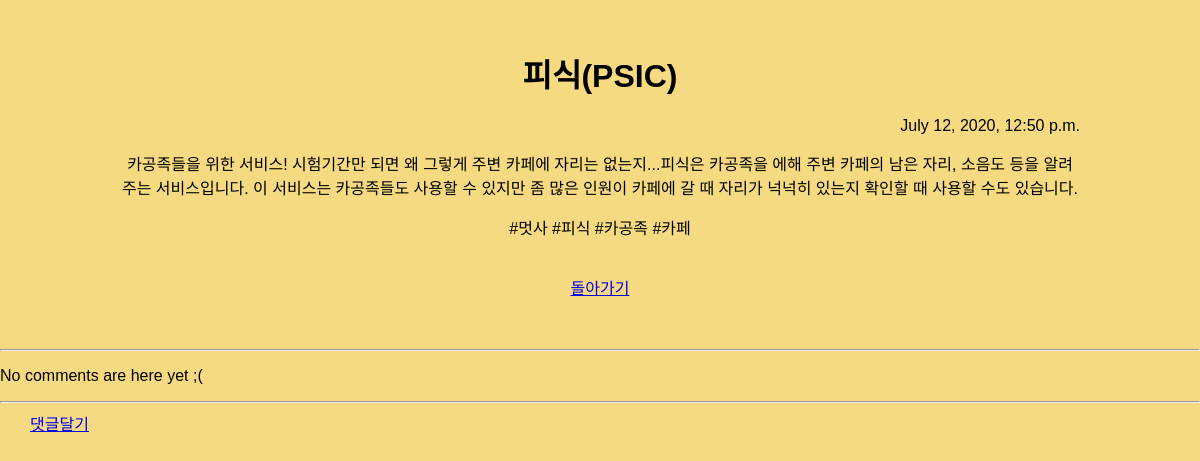
Page /blog/blog/8 on the committed database.
### blog/models.py (models this page shows, shortened)
class Blog(models.Model):
    title = models.CharField(max_length=200)
    pub_date = models.DateTimeField('date published')
    body = models.TextField()
    hashtag = models.ManyToManyField(Hashtag)

class Hashtag(models.Model):
    name = models.CharField(max_length = 200)

### blog/views.py (the view)
# urls.py: path('blog/<int:blog_id>', blog.views.detail, name = "detail"),
def detail(request, blog_id):
    blog_detail = get_object_or_404(Blog, pk= blog_id)
    hashtags = blog_detail.hashtag.all()
    return render( request, 'detail.html', {'blog':blog_detail, 'hashtags':hashtags})

### blog/templates/detail.html (shortened to what this page needs)
{% load static %}
<!DOCTYPE html>
<html lang="en">
<head>
    <link rel="stylesheet" href="{% static 'detail.css' %}">
</head>
<div class="container">
    <h1>{{ blog.title }}</h1>
    <p class ="date">{{ blog.pub_date }}</p>
    <p>{{ blog.body }}</p>
    <div class="hashtag">
        {% for hashtag in hashtags %}
        #{{hashtag.name}}
        {% endfor %}
    </div>
    <br>
    <br>
    <a href="{% url 'home' %}" >돌아가기</a>
</div>
<hr>
{% for comment in blog.comments.all %}
    <div class="comment">
        <div class="date">{{ comment.created_at }}</div>
        <strong>{{ comment.author_name }}</strong>
        <p>{{ comment.comment_text|linebreaks }}</p>
    </div>
{% empty %}
    <p>No comments are here yet ;(</p>
{% endfor %}
<hr>
<a class="btn btn-default" href="{% url 'blog:add_comment_to_post' blog.id %}">댓글달기</a>

### blog/static/detail.css (style rules this page uses)
.container { width: 80%; margin: 50px auto; text-align: center; }
.date { text-align: right }
.btn { margin: 0px 30px; }

### rows in the picture
Blog: title "피식(PSIC)", pub_date "July 12, 2020, 12:50 p.m.", body "카공족들을 위한 서비스! 시험기간만 되면 왜 그렇게 주변 카페에 자리는 없는지...피식은 카공족을 에해 주변 카페의 남은 자리, 소음도 등을 알려주는 서비스입니다. 이 서비스는 카공족들도 사용할 수 있지만 좀 많은 인원이 카페에 갈 때 자리가 넉넉히 있는지 확인할 때 사용할 수도 있습니다."
Hashtag: name "멋사"
Hashtag: name "피식"
Hashtag: name "카공족"
Hashtag: name "카페"
